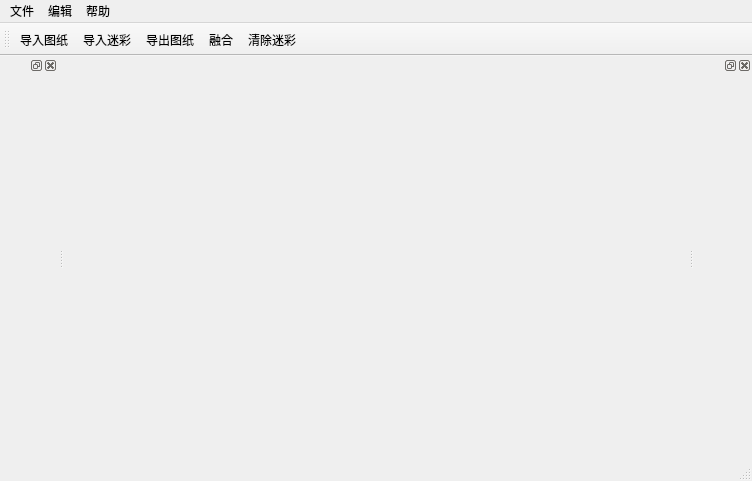
<?xml version="1.0" encoding="UTF-8"?>
<ui version="4.0">
 <class>MainWindow</class>
 <widget class="QMainWindow" name="MainWindow">
  <property name="windowModality">
   <enum>Qt::NonModal</enum>
  </property>
  <property name="geometry">
   <rect>
    <x>0</x>
    <y>0</y>
    <width>752</width>
    <height>481</height>
   </rect>
  </property>
  <property name="windowTitle">
   <string>变形迷彩工程图融合系统</string>
  </property>
  <widget class="QWidget" name="centralWidget"/>
  <widget class="QMenuBar" name="menuBar">
   <property name="geometry">
    <rect>
     <x>0</x>
     <y>0</y>
     <width>752</width>
     <height>23</height>
    </rect>
   </property>
   <widget class="QMenu" name="menu">
    <property name="title">
     <string>文件</string>
    </property>
    <addaction name="action_read_dfx"/>
    <addaction name="action_read_micai"/>
    <addaction name="action_write_dfx"/>
   </widget>
   <widget class="QMenu" name="menu_2">
    <property name="title">
     <string>编辑</string>
    </property>
    <addaction name="action_amalgamation"/>
    <addaction name="action"/>
   </widget>
   <widget class="QMenu" name="menu_3">
    <property name="title">
     <string>帮助</string>
    </property>
   </widget>
   <addaction name="menu"/>
   <addaction name="menu_2"/>
   <addaction name="menu_3"/>
  </widget>
  <widget class="QToolBar" name="mainToolBar">
   <attribute name="toolBarArea">
    <enum>TopToolBarArea</enum>
   </attribute>
   <attribute name="toolBarBreak">
    <bool>false</bool>
   </attribute>
   <addaction name="action_read_dfx"/>
   <addaction name="action_read_micai"/>
   <addaction name="action_write_dfx"/>
   <addaction name="action_amalgamation"/>
   <addaction name="action"/>
  </widget>
  <widget class="QStatusBar" name="statusBar"/>
  <widget class="QDockWidget" name="dockWidget">
   <attribute name="dockWidgetArea">
    <number>1</number>
   </attribute>
   <widget class="QWidget" name="dockWidgetContents"/>
  </widget>
  <widget class="QDockWidget" name="dockWidget_2">
   <attribute name="dockWidgetArea">
    <number>2</number>
   </attribute>
   <widget class="QWidget" name="dockWidgetContents_2"/>
  </widget>
  <action name="action_read_dfx">
   <property name="icon">
    <iconset>
     <normaloff>icon/cad.png</normaloff>icon/cad.png</iconset>
   </property>
   <property name="text">
    <string>导入图纸</string>
   </property>
  </action>
  <action name="action_read_micai">
   <property name="icon">
    <iconset>
     <normaloff>icon/MICAI.PNG</normaloff>icon/MICAI.PNG</iconset>
   </property>
   <property name="text">
    <string>导入迷彩</string>
   </property>
  </action>
  <action name="action_write_dfx">
   <property name="icon">
    <iconset>
     <normaloff>icon/savepic.png</normaloff>icon/savepic.png</iconset>
   </property>
   <property name="text">
    <string>导出图纸</string>
   </property>
  </action>
  <action name="action_amalgamation">
   <property name="icon">
    <iconset>
     <normaloff>icon/changeBack.png</normaloff>icon/changeBack.png</iconset>
   </property>
   <property name="text">
    <string>融合</string>
   </property>
  </action>
  <action name="action">
   <property name="icon">
    <iconset>
     <normaloff>icon/empty.png</normaloff>icon/empty.png</iconset>
   </property>
   <property name="text">
    <string>清除迷彩</string>
   </property>
  </action>
 </widget>
 <layoutdefault spacing="6" margin="11"/>
 <resources/>
 <connections/>
</ui>
